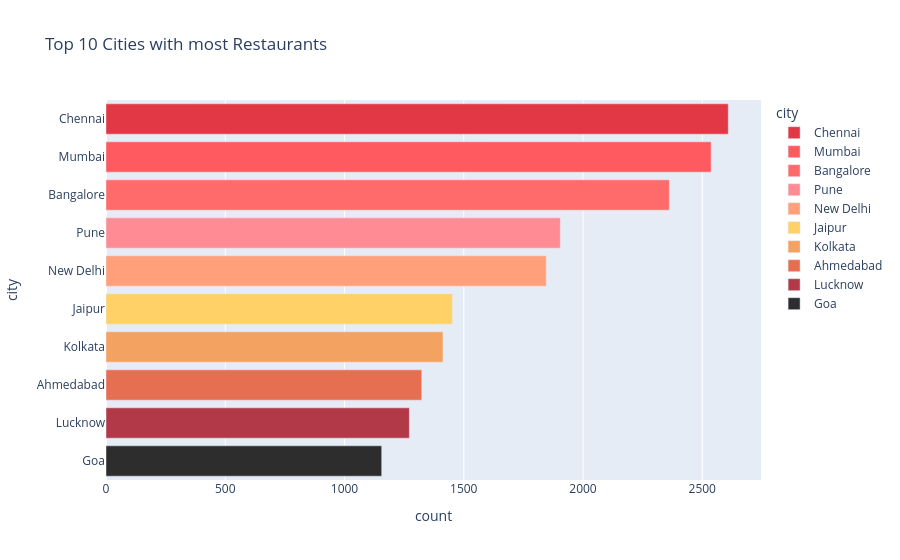

Notebook code for this chart:
### Code cell
city_counts = df['city'].value_counts().head(10).reset_index()
print(city_counts.columns)
palette = ['#E23744', '#FF5A5F', '#FF6B6B', '#FF8C94', '#FFA07A', '#FFD166', '#F4A261', '#E76F51', '#B23A48', '#2D2D2D']
fig = px.bar(city_counts,x='count',y='city',title='Top 10 Cities with most Restaurants',color='city',color_discrete_sequence=palette)
fig.show()

### Figure 1 — Plotly figure (JSON) as saved in the notebook; plotly's stock layout.template omitted (floating-point values rounded to 4 significant figures)
{"data": [{"hovertemplate": "city=%{y}<br>count=%{x}<extra></extra>", "legendgroup": "Chennai", "marker": {"color": "#E23744", "pattern": {"shape": ""}}, "name": "Chennai", "orientation": "h", "showlegend": true, "textposition": "auto", "type": "bar", "x": [2609], "xaxis": "x", "y": ["Chennai"], "yaxis": "y"}, {"hovertemplate": "city=%{y}<br>count=%{x}<extra></extra>", "legendgroup": "Mumbai", "marker": {"color": "#FF5A5F", "pattern": {"shape": ""}}, "name": "Mumbai", "orientation": "h", "showlegend": true, "textposition": "auto", "type": "bar", "x": [2537], "xaxis": "x", "y": ["Mumbai"], "yaxis": "y"}, {"hovertemplate": "city=%{y}<br>count=%{x}<extra></extra>", "legendgroup": "Bangalore", "marker": {"color": "#FF6B6B", "pattern": {"shape": ""}}, "name": "Bangalore", "orientation": "h", "showlegend": true, "textposition": "auto", "type": "bar", "x": [2362], "xaxis": "x", "y": ["Bangalore"], "yaxis": "y"}, {"hovertemplate": "city=%{y}<br>count=%{x}<extra></extra>", "legendgroup": "Pune", "marker": {"color": "#FF8C94", "pattern": {"shape": ""}}, "name": "Pune", "orientation": "h", "showlegend": true, "textposition": "auto", "type": "bar", "x": [1905], "xaxis": "x", "y": ["Pune"], "yaxis": "y"}, {"hovertemplate": "city=%{y}<br>count=%{x}<extra></extra>", "legendgroup": "New Delhi", "marker": {"color": "#FFA07A", "pattern": {"shape": ""}}, "name": "New Delhi", "orientation": "h", "showlegend": true, "textposition": "auto", "type": "bar", "x": [1846], "xaxis": "x", "y": ["New Delhi"], "yaxis": "y"}, {"hovertemplate": "city=%{y}<br>count=%{x}<extra></extra>", "legendgroup": "Jaipur", "marker": {"color": "#FFD166", "pattern": {"shape": ""}}, "name": "Jaipur", "orientation": "h", "showlegend": true, "textposition": "auto", "type": "bar", "x": [1453], "xaxis": "x", "y": ["Jaipur"], "yaxis": "y"}, {"hovertemplate": "city=%{y}<br>count=%{x}<extra></extra>", "legendgroup": "Kolkata", "marker": {"color": "#F4A261", "pattern": {"shape": ""}}, "name": "Kolkata", "orientation": "h", "showlegend": true, "textposition": "auto", "type": "bar", "x": [1413], "xaxis": "x", "y": ["Kolkata"], "yaxis": "y"}, {"hovertemplate": "city=%{y}<br>count=%{x}<extra></extra>", "legendgroup": "Ahmedabad", "marker": {"color": "#E76F51", "pattern": {"shape": ""}}, "name": "Ahmedabad", "orientation": "h", "showlegend": true, "textposition": "auto", "type": "bar", "x": [1324], "xaxis": "x", "y": ["Ahmedabad"], "yaxis": "y"}, {"hovertemplate": "city=%{y}<br>count=%{x}<extra></extra>", "legendgroup": "Lucknow", "marker": {"color": "#B23A48", "pattern": {"shape": ""}}, "name": "Lucknow", "orientation": "h", "showlegend": true, "textposition": "auto", "type": "bar", "x": [1272], "xaxis": "x", "y": ["Lucknow"], "yaxis": "y"}, {"hovertemplate": "city=%{y}<br>count=%{x}<extra></extra>", "legendgroup": "Goa", "marker": {"color": "#2D2D2D", "pattern": {"shape": ""}}, "name": "Goa", "orientation": "h", "showlegend": true, "textposition": "auto", "type": "bar", "x": [1156], "xaxis": "x", "y": ["Goa"], "yaxis": "y"}], "layout": {"barmode": "relative", "legend": {"title": {"text": "city"}, "tracegroupgap": 0}, "title": {"text": "Top 10 Cities with most Restaurants"}, "xaxis": {"anchor": "y", "domain": [0, 1], "title": {"text": "count"}}, "yaxis": {"anchor": "x", "categoryarray": ["Goa", "Lucknow", "Ahmedabad", "Kolkata", "Jaipur", "New Delhi", "Pune", "Bangalore", "Mumbai", "Chennai"], "categoryorder": "array", "domain": [0, 1], "title": {"text": "city"}}}}
